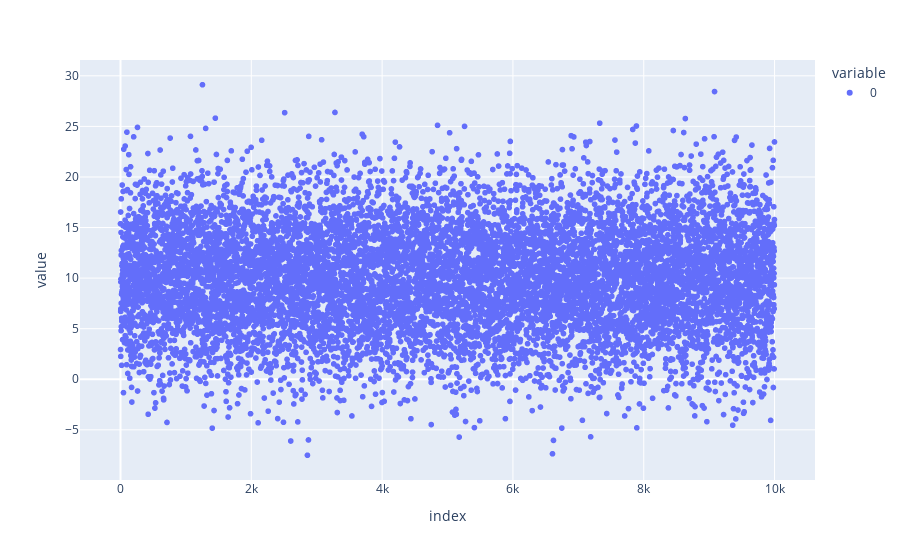

Source (notebook cell):
### Code cell
# scatter plot (points)
px.scatter(samples_gaussian_distribution)

### Figure 1 — Plotly figure (JSON) as saved in the notebook; plotly's stock layout.template omitted (floating-point values rounded to 4 significant figures; data arrays with more than 128 entries replaced by an {"elided": "..."} marker saying what was removed)
{"data": [{"hovertemplate": "variable=0<br>index=%{x}<br>value=%{y}<extra></extra>", "legendgroup": "0", "marker": {"color": "#636efa", "symbol": "circle"}, "mode": "markers", "name": "0", "showlegend": true, "type": "scattergl", "x": {"elided": "10000 int values"}, "xaxis": "x", "y": {"elided": "10000 float values"}, "yaxis": "y"}], "layout": {"autosize": true, "legend": {"title": {"text": "variable"}, "tracegroupgap": 0}, "margin": {"t": 60}, "xaxis": {"anchor": "y", "autorange": true, "domain": [0, 1], "range": [-586.6, 10590.0], "title": {"text": "index"}, "type": "linear"}, "yaxis": {"anchor": "x", "autorange": true, "domain": [0, 1], "range": [-10.35, 31.95], "title": {"text": "value"}, "type": "linear"}}}
